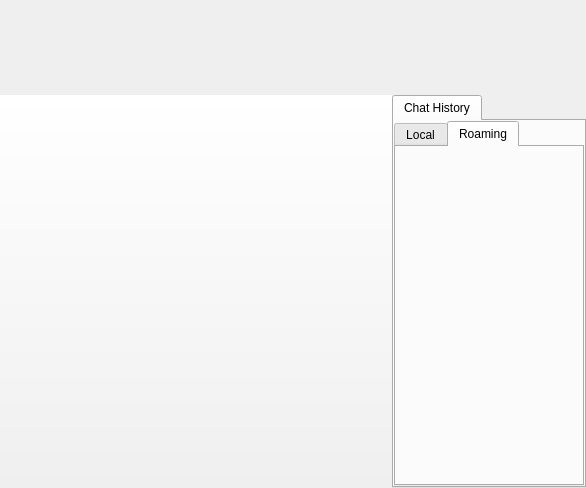
<?xml version="1.0" encoding="UTF-8"?>
<ui version="4.0">
 <class>CGroupDialog</class>
 <widget class="QWidget" name="CGroupDialog">
  <property name="geometry">
   <rect>
    <x>0</x>
    <y>0</y>
    <width>586</width>
    <height>488</height>
   </rect>
  </property>
  <property name="windowTitle">
   <string>MainWindow</string>
  </property>
  <layout class="QVBoxLayout" name="verticalLayoutMain" stretch="1,200">
   <property name="spacing">
    <number>0</number>
   </property>
   <property name="leftMargin">
    <number>0</number>
   </property>
   <property name="topMargin">
    <number>0</number>
   </property>
   <property name="rightMargin">
    <number>0</number>
   </property>
   <property name="bottomMargin">
    <number>0</number>
   </property>
   <item>
    <widget class="QWidget" name="titlebar" native="true">
     <property name="sizePolicy">
      <sizepolicy hsizetype="Expanding" vsizetype="Expanding">
       <horstretch>0</horstretch>
       <verstretch>0</verstretch>
      </sizepolicy>
     </property>
     <property name="minimumSize">
      <size>
       <width>0</width>
       <height>95</height>
      </size>
     </property>
     <property name="maximumSize">
      <size>
       <width>16777215</width>
       <height>95</height>
      </size>
     </property>
     <layout class="QHBoxLayout" name="horizontalLayout_10">
      <property name="spacing">
       <number>6</number>
      </property>
      <property name="leftMargin">
       <number>12</number>
      </property>
      <property name="topMargin">
       <number>0</number>
      </property>
      <property name="rightMargin">
       <number>0</number>
      </property>
      <property name="bottomMargin">
       <number>0</number>
      </property>
      <item>
       <widget class="AvatarLabel" name="icon">
        <property name="sizePolicy">
         <sizepolicy hsizetype="Preferred" vsizetype="Expanding">
          <horstretch>0</horstretch>
          <verstretch>0</verstretch>
         </sizepolicy>
        </property>
        <property name="minimumSize">
         <size>
          <width>90</width>
          <height>90</height>
         </size>
        </property>
        <property name="maximumSize">
         <size>
          <width>90</width>
          <height>90</height>
         </size>
        </property>
        <property name="text">
         <string/>
        </property>
        <property name="pixmap">
         <pixmap resource="../inst.qrc">:/images/Icon_62.png</pixmap>
        </property>
        <property name="scaledContents">
         <bool>true</bool>
        </property>
       </widget>
      </item>
      <item>
       <widget class="QWidget" name="titlePanel" native="true">
        <layout class="QVBoxLayout" name="verticalLayout_7">
         <property name="spacing">
          <number>0</number>
         </property>
         <property name="leftMargin">
          <number>0</number>
         </property>
         <property name="topMargin">
          <number>0</number>
         </property>
         <property name="rightMargin">
          <number>0</number>
         </property>
         <property name="bottomMargin">
          <number>0</number>
         </property>
         <item>
          <widget class="QWidget" name="titlewidget" native="true">
           <property name="sizePolicy">
            <sizepolicy hsizetype="Expanding" vsizetype="Expanding">
             <horstretch>0</horstretch>
             <verstretch>0</verstretch>
            </sizepolicy>
           </property>
           <property name="minimumSize">
            <size>
             <width>0</width>
             <height>50</height>
            </size>
           </property>
           <layout class="QHBoxLayout" name="horizontalLayout_9" stretch="1,0">
            <property name="leftMargin">
             <number>0</number>
            </property>
            <property name="topMargin">
             <number>0</number>
            </property>
            <property name="rightMargin">
             <number>0</number>
            </property>
            <property name="bottomMargin">
             <number>0</number>
            </property>
            <item>
             <widget class="QWidget" name="titleArea" native="true">
              <property name="minimumSize">
               <size>
                <width>0</width>
                <height>50</height>
               </size>
              </property>
              <property name="maximumSize">
               <size>
                <width>16777215</width>
                <height>50</height>
               </size>
              </property>
              <layout class="QVBoxLayout" name="verticalLayout_2">
               <property name="spacing">
                <number>4</number>
               </property>
               <property name="leftMargin">
                <number>3</number>
               </property>
               <property name="topMargin">
                <number>8</number>
               </property>
               <property name="rightMargin">
                <number>0</number>
               </property>
               <property name="bottomMargin">
                <number>0</number>
               </property>
               <item>
                <widget class="ElidedLabel" name="title">
                 <property name="minimumSize">
                  <size>
                   <width>0</width>
                   <height>23</height>
                  </size>
                 </property>
                 <property name="text">
                  <string/>
                 </property>
                </widget>
               </item>
               <item>
                <widget class="ElidedLabel" name="labDesc">
                 <property name="text">
                  <string/>
                 </property>
                </widget>
               </item>
              </layout>
             </widget>
            </item>
            <item>
             <layout class="QVBoxLayout" name="verticalLayout_6">
              <property name="spacing">
               <number>0</number>
              </property>
              <property name="leftMargin">
               <number>0</number>
              </property>
              <property name="topMargin">
               <number>0</number>
              </property>
              <property name="rightMargin">
               <number>0</number>
              </property>
              <property name="bottomMargin">
               <number>0</number>
              </property>
              <item>
               <layout class="QHBoxLayout" name="horizontalLayout_6">
                <property name="spacing">
                 <number>0</number>
                </property>
                <property name="leftMargin">
                 <number>0</number>
                </property>
                <property name="topMargin">
                 <number>0</number>
                </property>
                <property name="rightMargin">
                 <number>0</number>
                </property>
                <property name="bottomMargin">
                 <number>0</number>
                </property>
                <item>
                 <widget class="QPushButton" name="btnMinimize2">
                  <property name="sizePolicy">
                   <sizepolicy hsizetype="Expanding" vsizetype="Expanding">
                    <horstretch>0</horstretch>
                    <verstretch>0</verstretch>
                   </sizepolicy>
                  </property>
                  <property name="focusPolicy">
                   <enum>Qt::NoFocus</enum>
                  </property>
                  <property name="toolTip">
                   <string>minimize</string>
                  </property>
                  <property name="statusTip">
                   <string>minimize</string>
                  </property>
                  <property name="text">
                   <string/>
                  </property>
                  <property name="flat">
                   <bool>true</bool>
                  </property>
                 </widget>
                </item>
                <item>
                 <widget class="QPushButton" name="btnMaximize2">
                  <property name="sizePolicy">
                   <sizepolicy hsizetype="Expanding" vsizetype="Expanding">
                    <horstretch>0</horstretch>
                    <verstretch>0</verstretch>
                   </sizepolicy>
                  </property>
                  <property name="focusPolicy">
                   <enum>Qt::NoFocus</enum>
                  </property>
                  <property name="toolTip">
                   <string>maximize</string>
                  </property>
                  <property name="statusTip">
                   <string>maximize</string>
                  </property>
                  <property name="text">
                   <string/>
                  </property>
                  <property name="checkable">
                   <bool>true</bool>
                  </property>
                  <property name="flat">
                   <bool>true</bool>
                  </property>
                 </widget>
                </item>
                <item>
                 <widget class="QPushButton" name="btnClose2">
                  <property name="sizePolicy">
                   <sizepolicy hsizetype="Expanding" vsizetype="Expanding">
                    <horstretch>0</horstretch>
                    <verstretch>0</verstretch>
                   </sizepolicy>
                  </property>
                  <property name="focusPolicy">
                   <enum>Qt::NoFocus</enum>
                  </property>
                  <property name="toolTip">
                   <string>close</string>
                  </property>
                  <property name="statusTip">
                   <string>close</string>
                  </property>
                  <property name="text">
                   <string/>
                  </property>
                  <property name="flat">
                   <bool>true</bool>
                  </property>
                 </widget>
                </item>
               </layout>
              </item>
              <item>
               <spacer name="verticalSpacer_4">
                <property name="orientation">
                 <enum>Qt::Vertical</enum>
                </property>
                <property name="sizeType">
                 <enum>QSizePolicy::Expanding</enum>
                </property>
                <property name="sizeHint" stdset="0">
                 <size>
                  <width>0</width>
                  <height>1</height>
                 </size>
                </property>
               </spacer>
              </item>
             </layout>
            </item>
           </layout>
          </widget>
         </item>
         <item>
          <widget class="QWidget" name="toolbar" native="true">
           <layout class="QHBoxLayout" name="horizontalLayout_4">
            <property name="spacing">
             <number>12</number>
            </property>
            <property name="leftMargin">
             <number>0</number>
            </property>
            <property name="topMargin">
             <number>6</number>
            </property>
            <property name="bottomMargin">
             <number>0</number>
            </property>
            <item>
             <widget class="StyleToolButton" name="btnVideo">
              <property name="focusPolicy">
               <enum>Qt::NoFocus</enum>
              </property>
              <property name="icon">
               <iconset resource="../inst.qrc">
                <normaloff>:/images/Icon_86.png</normaloff>:/images/Icon_86.png</iconset>
              </property>
              <property name="iconSize">
               <size>
                <width>28</width>
                <height>28</height>
               </size>
              </property>
              <property name="autoRaise">
               <bool>true</bool>
              </property>
             </widget>
            </item>
            <item>
             <widget class="StyleToolButton" name="btnPtt">
              <property name="focusPolicy">
               <enum>Qt::NoFocus</enum>
              </property>
              <property name="icon">
               <iconset resource="../inst.qrc">
                <normaloff>:/images/Icon_85.png</normaloff>:/images/Icon_85.png</iconset>
              </property>
              <property name="iconSize">
               <size>
                <width>28</width>
                <height>28</height>
               </size>
              </property>
              <property name="checkable">
               <bool>true</bool>
              </property>
              <property name="autoRaise">
               <bool>true</bool>
              </property>
             </widget>
            </item>
            <item>
             <widget class="StyleToolButton" name="btnInterphone">
              <property name="focusPolicy">
               <enum>Qt::NoFocus</enum>
              </property>
              <property name="toolTip">
               <string/>
              </property>
              <property name="statusTip">
               <string/>
              </property>
              <property name="text">
               <string/>
              </property>
              <property name="icon">
               <iconset resource="../inst.qrc">
                <normaloff>:/interphone/create_normal.png</normaloff>:/interphone/create_normal.png</iconset>
              </property>
              <property name="iconSize">
               <size>
                <width>28</width>
                <height>28</height>
               </size>
              </property>
              <property name="checkable">
               <bool>true</bool>
              </property>
              <property name="autoRaise">
               <bool>true</bool>
              </property>
             </widget>
            </item>
            <item>
             <spacer name="horizontalSpacer">
              <property name="orientation">
               <enum>Qt::Horizontal</enum>
              </property>
              <property name="sizeHint" stdset="0">
               <size>
                <width>40</width>
                <height>20</height>
               </size>
              </property>
             </spacer>
            </item>
           </layout>
          </widget>
         </item>
         <item>
          <spacer name="verticalSpacer_2">
           <property name="orientation">
            <enum>Qt::Vertical</enum>
           </property>
           <property name="sizeHint" stdset="0">
            <size>
             <width>20</width>
             <height>13</height>
            </size>
           </property>
          </spacer>
         </item>
        </layout>
       </widget>
      </item>
     </layout>
    </widget>
   </item>
   <item>
    <widget class="QWidget" name="centerWidget" native="true">
     <property name="sizePolicy">
      <sizepolicy hsizetype="Expanding" vsizetype="Expanding">
       <horstretch>0</horstretch>
       <verstretch>0</verstretch>
      </sizepolicy>
     </property>
     <layout class="QVBoxLayout" name="verticalLayout">
      <property name="spacing">
       <number>0</number>
      </property>
      <property name="leftMargin">
       <number>0</number>
      </property>
      <property name="topMargin">
       <number>0</number>
      </property>
      <property name="rightMargin">
       <number>0</number>
      </property>
      <property name="bottomMargin">
       <number>0</number>
      </property>
      <item>
       <layout class="QHBoxLayout" name="horizontalLayout_3">
        <property name="spacing">
         <number>0</number>
        </property>
        <property name="rightMargin">
         <number>0</number>
        </property>
        <item>
         <widget class="QWidget" name="MainWidget" native="true">
          <property name="sizePolicy">
           <sizepolicy hsizetype="Expanding" vsizetype="Expanding">
            <horstretch>10</horstretch>
            <verstretch>0</verstretch>
           </sizepolicy>
          </property>
          <property name="minimumSize">
           <size>
            <width>392</width>
            <height>0</height>
           </size>
          </property>
          <property name="styleSheet">
           <string notr="true">#MainWidget {

	background-color: qlineargradient(spread:pad, x1:0, y1:0, x2:0, y2:1, stop:0 rgba(255, 255, 255, 255), stop:1 rgba(255, 255, 255, 0));
}</string>
          </property>
          <layout class="QHBoxLayout" name="horizontalLayout_7">
           <property name="spacing">
            <number>0</number>
           </property>
           <property name="leftMargin">
            <number>0</number>
           </property>
           <property name="topMargin">
            <number>0</number>
           </property>
           <property name="rightMargin">
            <number>0</number>
           </property>
           <property name="bottomMargin">
            <number>0</number>
           </property>
           <item>
            <widget class="MessagePannel" name="messagePannel" native="true">
             <property name="sizePolicy">
              <sizepolicy hsizetype="Expanding" vsizetype="Expanding">
               <horstretch>2</horstretch>
               <verstretch>0</verstretch>
              </sizepolicy>
             </property>
             <property name="minimumSize">
              <size>
               <width>392</width>
               <height>0</height>
              </size>
             </property>
            </widget>
           </item>
          </layout>
         </widget>
        </item>
        <item>
         <widget class="QStackedWidget" name="sideStackedWidget">
          <property name="sizePolicy">
           <sizepolicy hsizetype="Maximum" vsizetype="Preferred">
            <horstretch>0</horstretch>
            <verstretch>0</verstretch>
           </sizepolicy>
          </property>
          <property name="lineWidth">
           <number>0</number>
          </property>
          <property name="currentIndex">
           <number>1</number>
          </property>
          <widget class="QWidget" name="stackGroupWidget">
           <layout class="QVBoxLayout" name="verticalLayout_8">
            <property name="spacing">
             <number>0</number>
            </property>
            <property name="leftMargin">
             <number>3</number>
            </property>
            <property name="topMargin">
             <number>0</number>
            </property>
            <property name="rightMargin">
             <number>0</number>
            </property>
            <property name="bottomMargin">
             <number>0</number>
            </property>
            <item>
             <widget class="QLabel" name="labAnnt">
              <property name="minimumSize">
               <size>
                <width>0</width>
                <height>26</height>
               </size>
              </property>
              <property name="maximumSize">
               <size>
                <width>16777215</width>
                <height>26</height>
               </size>
              </property>
              <property name="text">
               <string>Announcement</string>
              </property>
              <property name="indent">
               <number>9</number>
              </property>
             </widget>
            </item>
            <item>
             <widget class="QTextEdit" name="leditAnnt">
              <property name="minimumSize">
               <size>
                <width>0</width>
                <height>150</height>
               </size>
              </property>
              <property name="maximumSize">
               <size>
                <width>16777215</width>
                <height>150</height>
               </size>
              </property>
              <property name="readOnly">
               <bool>true</bool>
              </property>
             </widget>
            </item>
            <item>
             <widget class="QWidget" name="groupOnlineWidget" native="true">
              <property name="minimumSize">
               <size>
                <width>0</width>
                <height>26</height>
               </size>
              </property>
              <property name="maximumSize">
               <size>
                <width>16777215</width>
                <height>26</height>
               </size>
              </property>
              <layout class="QHBoxLayout" name="horizontalLayout_8">
               <property name="spacing">
                <number>4</number>
               </property>
               <property name="topMargin">
                <number>0</number>
               </property>
               <property name="rightMargin">
                <number>6</number>
               </property>
               <property name="bottomMargin">
                <number>0</number>
               </property>
               <item>
                <widget class="QLabel" name="groupTitle">
                 <property name="sizePolicy">
                  <sizepolicy hsizetype="Preferred" vsizetype="Fixed">
                   <horstretch>0</horstretch>
                   <verstretch>0</verstretch>
                  </sizepolicy>
                 </property>
                 <property name="text">
                  <string>Group Members</string>
                 </property>
                </widget>
               </item>
               <item>
                <widget class="QLabel" name="labCount">
                 <property name="text">
                  <string>(10)</string>
                 </property>
                </widget>
               </item>
               <item>
                <spacer name="horizontalSpacer_2">
                 <property name="orientation">
                  <enum>Qt::Horizontal</enum>
                 </property>
                 <property name="sizeHint" stdset="0">
                  <size>
                   <width>40</width>
                   <height>20</height>
                  </size>
                 </property>
                </spacer>
               </item>
              </layout>
             </widget>
            </item>
            <item>
             <widget class="QLineEdit" name="leditGroupFind">
              <property name="focusPolicy">
               <enum>Qt::NoFocus</enum>
              </property>
             </widget>
            </item>
            <item>
             <widget class="GroupMemberView" name="listView">
              <property name="focusPolicy">
               <enum>Qt::NoFocus</enum>
              </property>
              <property name="frameShape">
               <enum>QFrame::NoFrame</enum>
              </property>
              <property name="horizontalScrollBarPolicy">
               <enum>Qt::ScrollBarAlwaysOff</enum>
              </property>
              <property name="resizeMode">
               <enum>QListView::Adjust</enum>
              </property>
              <property name="layoutMode">
               <enum>QListView::Batched</enum>
              </property>
             </widget>
            </item>
           </layout>
          </widget>
          <widget class="QWidget" name="stackSideWidget">
           <layout class="QVBoxLayout" name="verticalLayout_5">
            <property name="spacing">
             <number>0</number>
            </property>
            <property name="leftMargin">
             <number>0</number>
            </property>
            <property name="topMargin">
             <number>0</number>
            </property>
            <property name="rightMargin">
             <number>0</number>
            </property>
            <property name="bottomMargin">
             <number>0</number>
            </property>
            <item>
             <widget class="QTabWidget" name="sideTabWidget">
              <widget class="QWidget" name="pageHistory">
               <attribute name="title">
                <string>Chat History</string>
               </attribute>
               <layout class="QVBoxLayout" name="verticalLayout_3">
                <property name="spacing">
                 <number>0</number>
                </property>
                <property name="leftMargin">
                 <number>0</number>
                </property>
                <property name="topMargin">
                 <number>0</number>
                </property>
                <property name="rightMargin">
                 <number>0</number>
                </property>
                <property name="bottomMargin">
                 <number>0</number>
                </property>
                <item>
                 <widget class="QTabWidget" name="historyTabWidget">
                  <property name="currentIndex">
                   <number>1</number>
                  </property>
                  <widget class="MsgHistoryWidget" name="tabLocalHistory">
                   <attribute name="title">
                    <string>Local</string>
                   </attribute>
                  </widget>
                  <widget class="RoamingMsgWidget" name="tabRoamingMsg">
                   <attribute name="title">
                    <string>Roaming</string>
                   </attribute>
                  </widget>
                 </widget>
                </item>
               </layout>
              </widget>
             </widget>
            </item>
           </layout>
          </widget>
         </widget>
        </item>
       </layout>
      </item>
     </layout>
    </widget>
   </item>
  </layout>
 </widget>
 <customwidgets>
  <customwidget>
   <class>ElidedLabel</class>
   <extends>QLabel</extends>
   <header location="global">elidedlabel.h</header>
  </customwidget>
  <customwidget>
   <class>MsgHistoryWidget</class>
   <extends>QWidget</extends>
   <header location="global">msghistorywidget.h</header>
   <container>1</container>
  </customwidget>
  <customwidget>
   <class>StyleToolButton</class>
   <extends>QToolButton</extends>
   <header location="global">styletoolbutton.h</header>
  </customwidget>
  <customwidget>
   <class>AvatarLabel</class>
   <extends>QLabel</extends>
   <header location="global">avatarlabel.h</header>
  </customwidget>
  <customwidget>
   <class>MessagePannel</class>
   <extends>QWidget</extends>
   <header location="global">messagepannel.h</header>
   <container>1</container>
  </customwidget>
  <customwidget>
   <class>RoamingMsgWidget</class>
   <extends>QWidget</extends>
   <header location="global">roamingmsgwidget.h</header>
   <container>1</container>
  </customwidget>
  <customwidget>
   <class>GroupMemberView</class>
   <extends>QListView</extends>
   <header location="global">groupmemberview.h</header>
  </customwidget>
 </customwidgets>
 <tabstops>
  <tabstop>leditGroupFind</tabstop>
 </tabstops>
 <resources>
  <include location="../inst.qrc"/>
 </resources>
 <connections/>
</ui>
